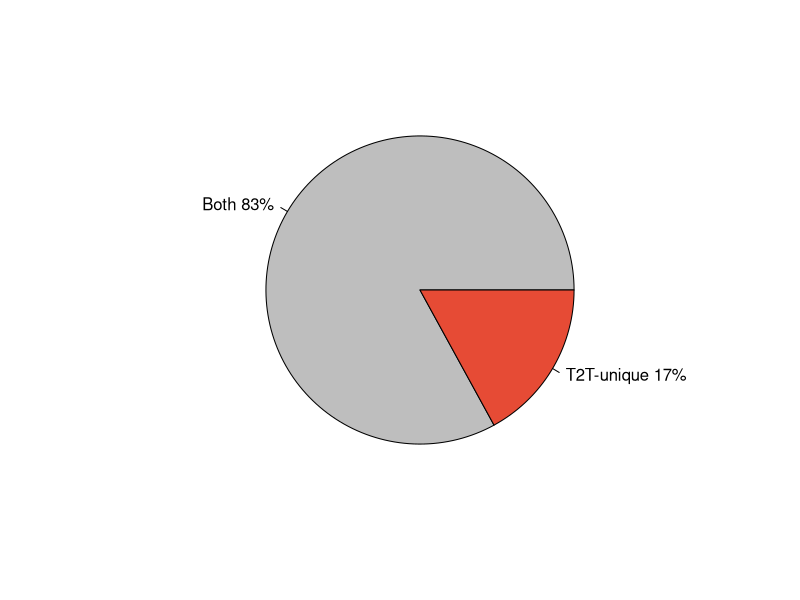

Write the R code that produced this figure.
# Pie Chart with Percentages
slices <- c(517-88, 88)
lbls <- c("Both","T2T-unique")
pct <- round(slices/sum(slices)*100)
lbls <- paste(lbls, pct) # add percents to labels
lbls <- paste(lbls,"%",sep="") # ad % to labels
pdf("pie_colon_new.pdf",width = 5,height = 5)
g<-pie(slices,labels = lbls, col=c("grey","#E64B35"))
dev.off()